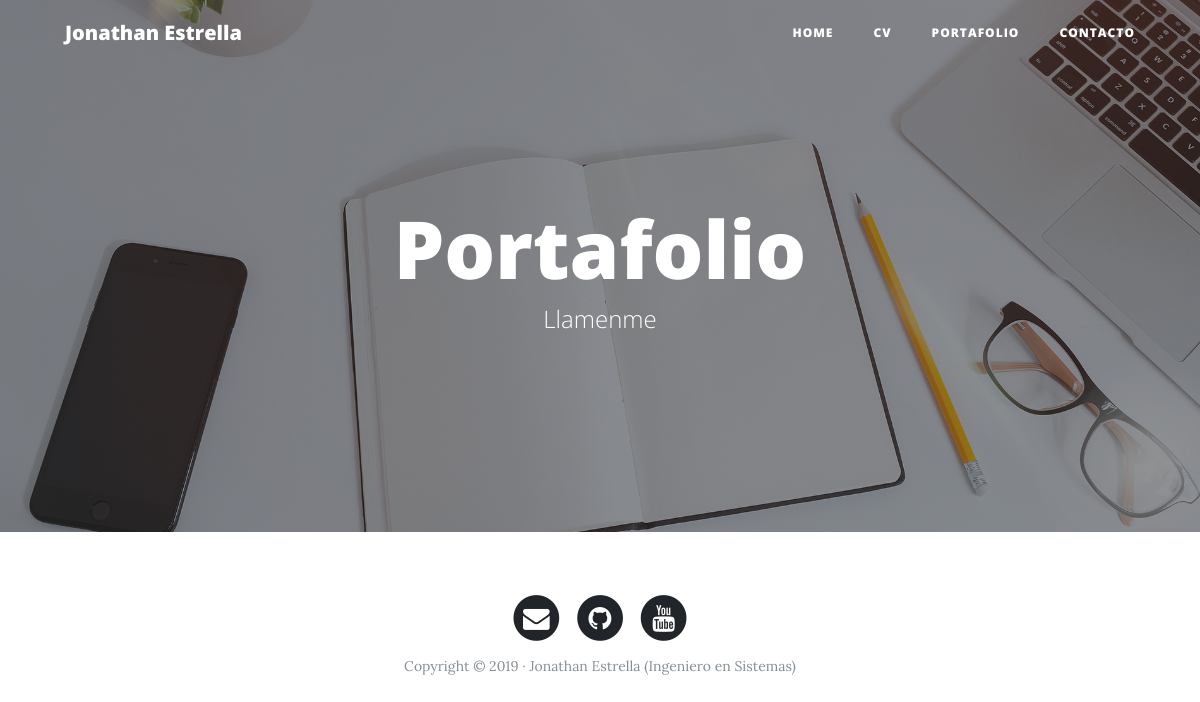
/portafolio/, run on an earlier commit of the app's database.
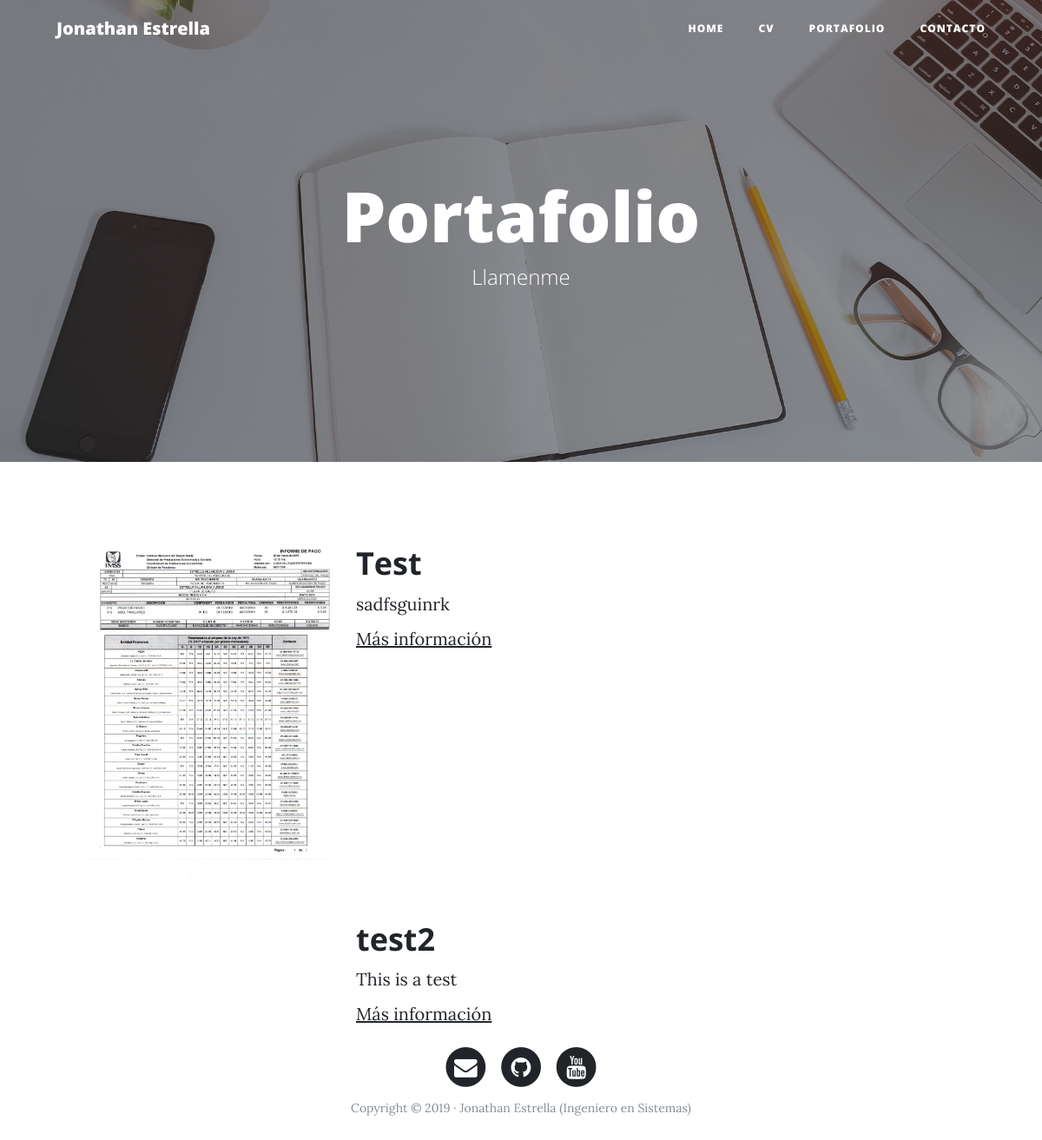
And on a later commit of the database.
### portfolio/models.py (models this page shows)
class Project(models.Model):
    title = models.CharField(max_length = 200)
    description = models.TextField()
    image = models.ImageField(upload_to = "projects")
    created = models.DateTimeField(auto_now_add = True)
    updated = models.DateTimeField(auto_now = True)

### portfolio/views.py (the view)
# urls.py: path('portafolio/', views_portfolio.portafolio, name='portafolio'),
def portafolio(request):
    projects = Project.objects.all()
    return render(request, 'portfolio/portafolio.html', { 'projects' : projects})

### portfolio/templates/portfolio/portafolio.html (shortened to what this page needs)
{% extends 'core/base.html' %}
{% block background %}{% load static %}{% static 'core/img/portfolio-bg.jpg' %}{% endblock background %}
{% block header %}
    <h1>Portafolio</h1>
    <span class="subheading">Llamenme</span>
{% endblock header %}
{% block content %}
    {% for project in projects %}
	      <div class="row project">
	      	<div class="col-lg-3 col-md-4 offset-lg-1">
			      <img class="img-fluid" src="{{project.image.url}}" alt="">
	      	</div>
	        <div class="col-lg-7 col-md-8">
	      		<h2 class="section-heading title">{{project.title}}</h2>
	          <p>{{project.description}}</p>
	          <p><a href="http://google.com">Más información</a></p>
	      	</div>
	      </div>
    {% endfor %}
{% endblock content %}

What changed in the data, as far as the page shows it:
added Project: image (picture), title "Test", description "sadfsguinrk"
added Project: title "test2", description "This is a test"
